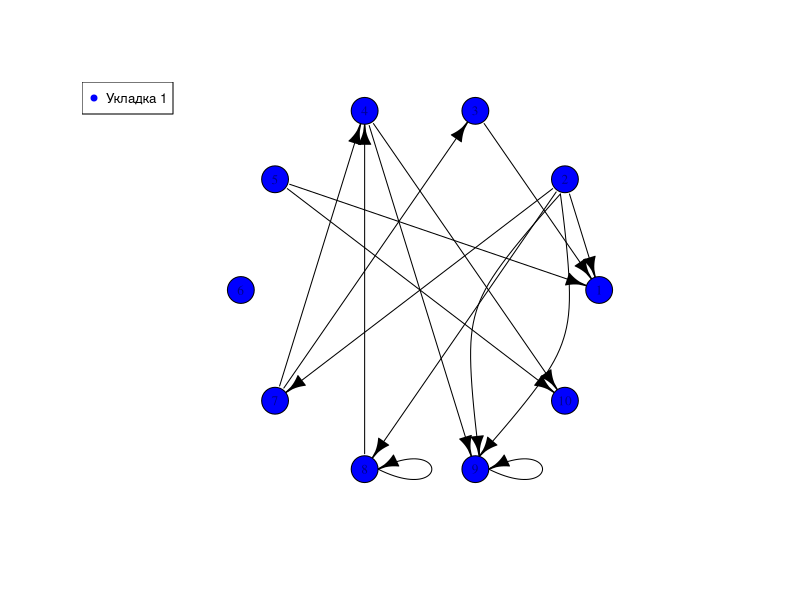
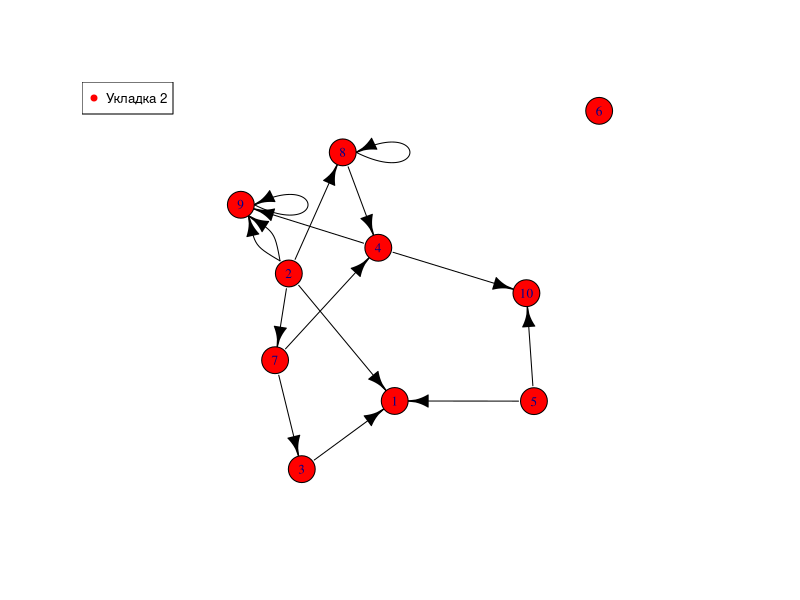
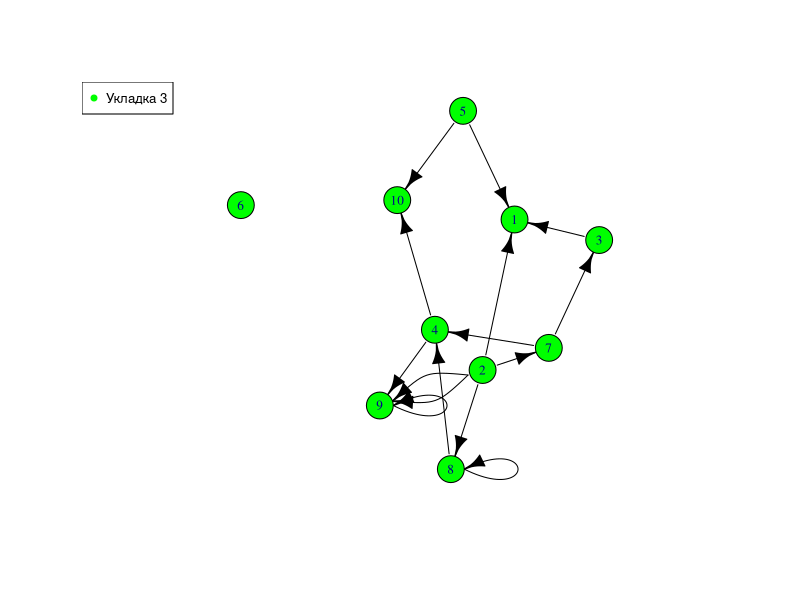

Source code (R) for these figures, in order: (Note: this script raises an error after producing the figures.)
install.packages("igraph")
install.packages("ggplot2")

library(igraph)
library(ggplot2)

generate_edgelist <- function(num_vertices, num_edges) {
  edges <- matrix(0, nrow = num_edges, ncol = 2)
  for (i in 1:num_edges) {
    edges[i, 1] <- sample(1:num_vertices, 1)
    edges[i, 2] <- sample(1:num_vertices, 1) 
  }
  edgelist <- data.frame(from = edges[, 1], to = edges[, 2])
  return(edgelist)
}


create_graph <- function(edgelist) {
  graph <- graph_from_edgelist(as.matrix(edgelist))
  return(graph)
}

visualize_graph <- function(graph) {
  plot(graph, layout = layout.circle, vertex.color = "blue", edge.color = "black", vertex.label.cex = 0.8)
  legend("topleft", legend = "Укладка 1", pch = 21, col = "blue", pt.bg = "blue", bg = "white", cex = 0.8)
  
  plot(graph, layout = layout.fruchterman.reingold, vertex.color = "red", edge.color = "black", vertex.label.cex = 0.8)
  legend("topleft", legend = "Укладка 2", pch = 21, col = "red", pt.bg = "red", bg = "white", cex = 0.8)
  
  plot(graph, layout = layout.kamada.kawai, vertex.color = "green", edge.color = "black", vertex.label.cex = 0.8)
  legend("topleft", legend = "Укладка 3", pch = 21, col = "green", pt.bg = "green", bg = "white", cex = 0.8)
}

save_adjacency_matrix <- function(graph, file_name) {
  adjacency_matrix <- as_adjacency_matrix(graph)
  write.table(adjacency_matrix, file = file_name, sep = "\t", quote = FALSE)
}

save_graph_plot <- function(graph, file_name, format) {
  png(file_name, width = 800, height = 600)
  plot(graph, layout = layout.fruchterman.reingold, vertex.color = "red", edge.color = "black", vertex.label.cex = 0.8)
  dev.off()
}

edgelist <- generate_edgelist(10, 15)

graph <- create_graph(edgelist)

visualize_graph(graph)

save_adjacency_matrix(graph, "edgelist.txt")
save_graph_plot(graph, "graph.png", format = "png")

